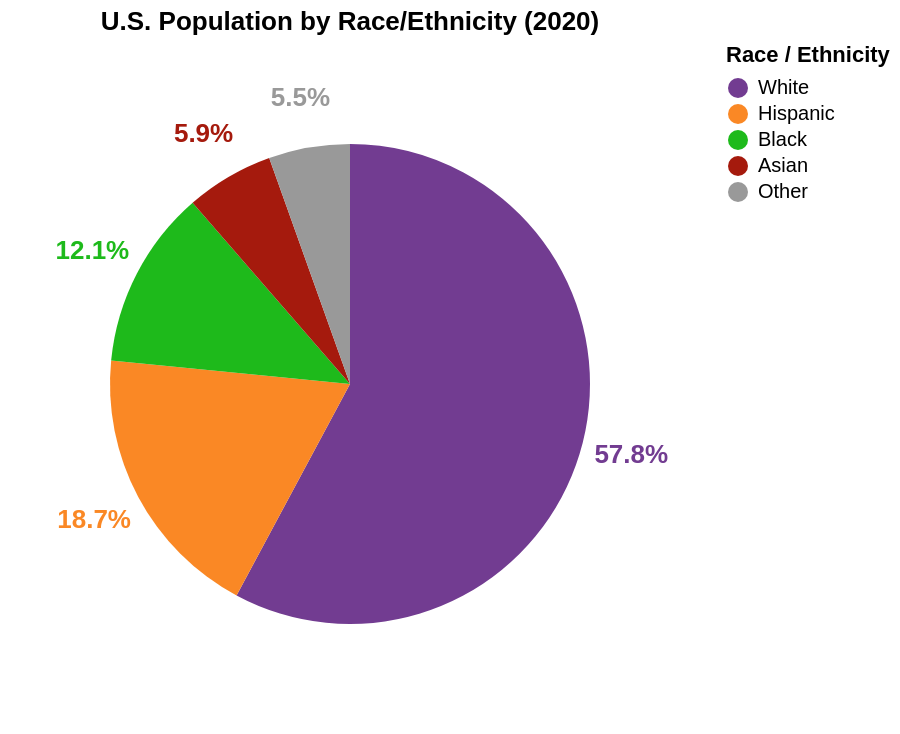

Write notebook code for a chart like this one.
### Code cell
population = pd.DataFrame({
    "Group": ["White", "Hispanic", "Black", "Asian", "Other"],
    "Population": [
        191697647, 62080044, 39940338, 19618719, 18112533
    ]
})

population["Percent"] = (
    population["Population"] / population["Population"].sum() * 100
)

population["Label"] = population["Percent"].map(
    lambda x: f"{x:.1f}%"
)

group_order = ["White", "Hispanic", "Black", "Asian", "Other"]

population["sort_order"] = population["Group"].map({
    "White": 0,
    "Hispanic": 1,
    "Black": 2,
    "Asian": 3,
    "Other": 4
})

base = alt.Chart(population).encode(
    theta=alt.Theta("Population:Q", stack=True),
    order=alt.Order("sort_order:Q", sort="ascending"),
    color=alt.Color(
        "Group:N",
        scale=alt.Scale(
            domain=group_order,
            range=["#723C91", "#FA8825", "#1EBA1B",
                   "#A51A0D", "#999999"]
        ),
        legend=alt.Legend(title="Race / Ethnicity")
    )
)

pie = base.mark_arc(outerRadius=120)

labels = base.mark_text(
    radius=145,
    fontSize=13,
    fontWeight="bold"
).encode(text="Label:N")

chart03b = (pie + labels).properties(
    width=340,
    height=340,
    title="U.S. Population by Race/Ethnicity (2020)"
)

chart03b

### Figure 1 — Vega-Lite specification as saved in the notebook (floating-point values rounded to 4 significant figures)
{"config": {"view": {"continuousWidth": 300, "continuousHeight": 300}}, "layer": [{"mark": {"type": "arc", "outerRadius": 120}, "encoding": {"color": {"field": "Group", "legend": {"title": "Race / Ethnicity"}, "scale": {"domain": ["White", "Hispanic", "Black", "Asian", "Other"], "range": ["#723C91", "#FA8825", "#1EBA1B", "#A51A0D", "#999999"]}, "type": "nominal"}, "order": {"field": "sort_order", "sort": "ascending", "type": "quantitative"}, "theta": {"field": "Population", "stack": true, "type": "quantitative"}}}, {"mark": {"type": "text", "fontSize": 13, "fontWeight": "bold", "radius": 145}, "encoding": {"color": {"field": "Group", "legend": {"title": "Race / Ethnicity"}, "scale": {"domain": ["White", "Hispanic", "Black", "Asian", "Other"], "range": ["#723C91", "#FA8825", "#1EBA1B", "#A51A0D", "#999999"]}, "type": "nominal"}, "order": {"field": "sort_order", "sort": "ascending", "type": "quantitative"}, "text": {"field": "Label", "type": "nominal"}, "theta": {"field": "Population", "stack": true, "type": "quantitative"}}}], "data": {"name": "data-9a4a3f7984c5e3fb377f92559248e8a5"}, "height": 340, "title": "U.S. Population by Race/Ethnicity (2020)", "width": 340, "$schema": "https://vega.github.io/schema/vega-lite/v6.4.1.json", "datasets": {"data-9a4a3f7984c5e3fb377f92559248e8a5": [{"Group": "White", "Population": 191697647, "Percent": 57.84, "Label": "57.8%", "sort_order": 0}, {"Group": "Hispanic", "Population": 62080044, "Percent": 18.73, "Label": "18.7%", "sort_order": 1}, {"Group": "Black", "Population": 39940338, "Percent": 12.05, "Label": "12.1%", "sort_order": 2}, {"Group": "Asian", "Population": 19618719, "Percent": 5.919, "Label": "5.9%", "sort_order": 3}, {"Group": "Other", "Population": 18112533, "Percent": 5.465, "Label": "5.5%", "sort_order": 4}]}}
